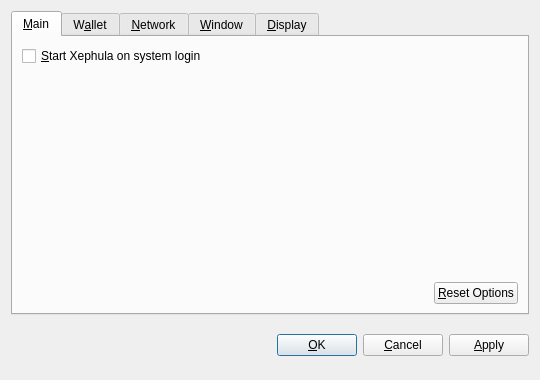
<?xml version="1.0" encoding="UTF-8"?>
<ui version="4.0">
 <class>OptionsDialog</class>
 <widget class="QDialog" name="OptionsDialog">
  <property name="geometry">
   <rect>
    <x>0</x>
    <y>0</y>
    <width>540</width>
    <height>380</height>
   </rect>
  </property>
  <property name="windowTitle">
   <string>Options</string>
  </property>
  <property name="modal">
   <bool>true</bool>
  </property>
  <layout class="QVBoxLayout" name="verticalLayout">
   <item>
    <widget class="QTabWidget" name="tabWidget">
     <property name="tabPosition">
      <enum>QTabWidget::North</enum>
     </property>
     <property name="currentIndex">
      <number>0</number>
     </property>
     <widget class="QWidget" name="tabMain">
      <attribute name="title">
       <string>&amp;Main</string>
      </attribute>
      <layout class="QVBoxLayout" name="verticalLayout_Main">
       <item>
        <widget class="QCheckBox" name="bitcoinAtStartup">
         <property name="toolTip">
          <string>Automatically start Xephula after logging in to the system.</string>
         </property>
         <property name="text">
          <string>&amp;Start Xephula on system login</string>
         </property>
        </widget>
       </item>
       <item>
        <spacer name="verticalSpacer_Main">
         <property name="orientation">
          <enum>Qt::Vertical</enum>
         </property>
         <property name="sizeHint" stdset="0">
          <size>
           <width>20</width>
           <height>40</height>
          </size>
         </property>
        </spacer>
       </item>
       <item>
        <layout class="QHBoxLayout" name="horizontalLayout_2_Main">
         <item>
          <spacer name="horizontalSpacer_2_Main">
           <property name="orientation">
            <enum>Qt::Horizontal</enum>
           </property>
           <property name="sizeHint" stdset="0">
            <size>
             <width>40</width>
             <height>20</height>
            </size>
           </property>
          </spacer>
         </item>
         <item>
          <widget class="QPushButton" name="resetButton">
           <property name="toolTip">
            <string>Reset all client options to default.</string>
           </property>
           <property name="text">
            <string>&amp;Reset Options</string>
           </property>
           <property name="autoDefault">
            <bool>false</bool>
           </property>
          </widget>
         </item>
        </layout>
       </item>
      </layout>
     </widget>
     <widget class="QWidget" name="tabWallet">
      <attribute name="title">
       <string>W&amp;allet</string>
      </attribute>
      <layout class="QVBoxLayout" name="verticalLayout_Network">
       <item>
        <widget class="QLabel" name="transactionFeeInfoLabel">
         <property name="text">
          <string>Optional transaction fee per kB that helps make sure your transactions are processed quickly. Most transactions are 1 kB.</string>
         </property>
         <property name="textFormat">
          <enum>Qt::PlainText</enum>
         </property>
         <property name="wordWrap">
          <bool>true</bool>
         </property>
        </widget>
       </item>
       <item>
        <layout class="QHBoxLayout" name="horizontalLayout_1_Main">
         <item>
          <widget class="QLabel" name="transactionFeeLabel">
           <property name="text">
            <string>Pay transaction &amp;fee</string>
           </property>
           <property name="textFormat">
            <enum>Qt::PlainText</enum>
           </property>
           <property name="buddy">
            <cstring>transactionFee</cstring>
           </property>
          </widget>
         </item>
         <item>
          <widget class="BitcoinAmountField" name="transactionFee"/>
         </item>
         <item>
          <spacer name="horizontalSpacer_1_Main">
           <property name="orientation">
            <enum>Qt::Horizontal</enum>
           </property>
           <property name="sizeHint" stdset="0">
            <size>
             <width>40</width>
             <height>20</height>
            </size>
           </property>
          </spacer>
         </item>
        </layout>
       </item>
       <item>
        <widget class="QLabel" name="label">
         <property name="text">
          <string>If you disable the spending of unconfirmed change, the change from a transaction cannot be used until that transaction has at least one confirmation. This also affects how your balance is computed.</string>
         </property>
         <property name="wordWrap">
          <bool>true</bool>
         </property>
        </widget>
       </item>
       <item>
        <widget class="QCheckBox" name="spendZeroConfChange">
         <property name="text">
          <string>Spend unconfirmed change  (experts only)</string>
         </property>
        </widget>
       </item>
       <item>
        <spacer name="verticalSpacer">
         <property name="orientation">
          <enum>Qt::Vertical</enum>
         </property>
         <property name="sizeHint" stdset="0">
          <size>
           <width>20</width>
           <height>40</height>
          </size>
         </property>
        </spacer>
       </item>
      </layout>
     </widget>
     <widget class="QWidget" name="tabNetwork">
      <attribute name="title">
       <string>&amp;Network</string>
      </attribute>
      <layout class="QVBoxLayout" name="verticalLayout_Network">
       <item>
        <widget class="QCheckBox" name="mapPortUpnp">
         <property name="toolTip">
          <string>Automatically open the Xephula client port on the router. This only works when your router supports UPnP and it is enabled.</string>
         </property>
         <property name="text">
          <string>Map port using &amp;UPnP</string>
         </property>
        </widget>
       </item>
       <item>
        <widget class="QCheckBox" name="connectSocks">
         <property name="toolTip">
          <string>Connect to the Xephula network through a SOCKS proxy (e.g. when connecting through Tor).</string>
         </property>
         <property name="text">
          <string>&amp;Connect through SOCKS proxy:</string>
         </property>
        </widget>
       </item>
       <item>
        <layout class="QHBoxLayout" name="horizontalLayout_Network">
         <item>
          <widget class="QLabel" name="proxyIpLabel">
           <property name="text">
            <string>Proxy &amp;IP:</string>
           </property>
           <property name="textFormat">
            <enum>Qt::PlainText</enum>
           </property>
           <property name="buddy">
            <cstring>proxyIp</cstring>
           </property>
          </widget>
         </item>
         <item>
          <widget class="QValidatedLineEdit" name="proxyIp">
           <property name="maximumSize">
            <size>
             <width>140</width>
             <height>16777215</height>
            </size>
           </property>
           <property name="toolTip">
            <string>IP address of the proxy (e.g. 127.0.0.1)</string>
           </property>
          </widget>
         </item>
         <item>
          <widget class="QLabel" name="proxyPortLabel">
           <property name="text">
            <string>&amp;Port:</string>
           </property>
           <property name="textFormat">
            <enum>Qt::PlainText</enum>
           </property>
           <property name="buddy">
            <cstring>proxyPort</cstring>
           </property>
          </widget>
         </item>
         <item>
          <widget class="QLineEdit" name="proxyPort">
           <property name="maximumSize">
            <size>
             <width>55</width>
             <height>16777215</height>
            </size>
           </property>
           <property name="toolTip">
            <string>Port of the proxy (e.g. 9050)</string>
           </property>
          </widget>
         </item>
         <item>
          <widget class="QLabel" name="socksVersionLabel">
           <property name="text">
            <string>SOCKS &amp;Version:</string>
           </property>
           <property name="textFormat">
            <enum>Qt::PlainText</enum>
           </property>
           <property name="buddy">
            <cstring>socksVersion</cstring>
           </property>
          </widget>
         </item>
         <item>
          <widget class="QValueComboBox" name="socksVersion">
           <property name="toolTip">
            <string>SOCKS version of the proxy (e.g. 5)</string>
           </property>
          </widget>
         </item>
         <item>
          <spacer name="horizontalSpacer_Network">
           <property name="orientation">
            <enum>Qt::Horizontal</enum>
           </property>
           <property name="sizeHint" stdset="0">
            <size>
             <width>40</width>
             <height>20</height>
            </size>
           </property>
          </spacer>
         </item>
        </layout>
       </item>
       <item>
        <spacer name="verticalSpacer_Network">
         <property name="orientation">
          <enum>Qt::Vertical</enum>
         </property>
         <property name="sizeHint" stdset="0">
          <size>
           <width>20</width>
           <height>40</height>
          </size>
         </property>
        </spacer>
       </item>
      </layout>
     </widget>
     <widget class="QWidget" name="tabWindow">
      <attribute name="title">
       <string>&amp;Window</string>
      </attribute>
      <layout class="QVBoxLayout" name="verticalLayout_Window">
       <item>
        <widget class="QCheckBox" name="minimizeToTray">
         <property name="toolTip">
          <string>Show only a tray icon after minimizing the window.</string>
         </property>
         <property name="text">
          <string>&amp;Minimize to the tray instead of the taskbar</string>
         </property>
        </widget>
       </item>
       <item>
        <widget class="QCheckBox" name="minimizeOnClose">
         <property name="toolTip">
          <string>Minimize instead of exit the application when the window is closed. When this option is enabled, the application will be closed only after selecting Quit in the menu.</string>
         </property>
         <property name="text">
          <string>M&amp;inimize on close</string>
         </property>
        </widget>
       </item>
       <item>
        <spacer name="verticalSpacer_Window">
         <property name="orientation">
          <enum>Qt::Vertical</enum>
         </property>
         <property name="sizeHint" stdset="0">
          <size>
           <width>20</width>
           <height>40</height>
          </size>
         </property>
        </spacer>
       </item>
      </layout>
     </widget>
     <widget class="QWidget" name="tabDisplay">
      <attribute name="title">
       <string>&amp;Display</string>
      </attribute>
      <layout class="QVBoxLayout" name="verticalLayout_Display">
       <item>
        <layout class="QHBoxLayout" name="horizontalLayout_1_Display">
         <item>
          <widget class="QLabel" name="langLabel">
           <property name="text">
            <string>User Interface &amp;language:</string>
           </property>
           <property name="textFormat">
            <enum>Qt::PlainText</enum>
           </property>
           <property name="buddy">
            <cstring>lang</cstring>
           </property>
          </widget>
         </item>
         <item>
          <widget class="QValueComboBox" name="lang">
           <property name="toolTip">
            <string>The user interface language can be set here. This setting will take effect after restarting Xephula.</string>
           </property>
          </widget>
         </item>
        </layout>
       </item>
       <item>
        <layout class="QHBoxLayout" name="horizontalLayout_2_Display">
         <item>
          <widget class="QLabel" name="unitLabel">
           <property name="text">
            <string>&amp;Unit to show amounts in:</string>
           </property>
           <property name="textFormat">
            <enum>Qt::PlainText</enum>
           </property>
           <property name="buddy">
            <cstring>unit</cstring>
           </property>
          </widget>
         </item>
         <item>
          <widget class="QValueComboBox" name="unit">
           <property name="toolTip">
            <string>Choose the default subdivision unit to show in the interface and when sending coins.</string>
           </property>
          </widget>
         </item>
        </layout>
       </item>
       <item>
        <widget class="QCheckBox" name="displayAddresses">
         <property name="toolTip">
          <string>Whether to show Xephula addresses in the transaction list or not.</string>
         </property>
         <property name="text">
          <string>&amp;Display addresses in transaction list</string>
         </property>
        </widget>
       </item>
       <item>
        <widget class="QCheckBox" name="coinControlFeatures">
         <property name="toolTip">
          <string>Whether to show coin control features or not.</string>
         </property>
         <property name="text">
          <string>Display coin &amp;control features (experts only!)</string>
         </property>
        </widget>
       </item>
       <item>
        <spacer name="verticalSpacer_Display">
         <property name="orientation">
          <enum>Qt::Vertical</enum>
         </property>
         <property name="sizeHint" stdset="0">
          <size>
           <width>20</width>
           <height>40</height>
          </size>
         </property>
        </spacer>
       </item>
      </layout>
     </widget>
    </widget>
   </item>
   <item>
    <layout class="QHBoxLayout" name="horizontalLayout_Buttons">
     <item>
      <spacer name="horizontalSpacer_1">
       <property name="orientation">
        <enum>Qt::Horizontal</enum>
       </property>
       <property name="sizeHint" stdset="0">
        <size>
         <width>40</width>
         <height>48</height>
        </size>
       </property>
      </spacer>
     </item>
     <item>
      <widget class="QLabel" name="statusLabel">
       <property name="font">
        <font>
         <weight>75</weight>
         <bold>true</bold>
        </font>
       </property>
       <property name="text">
        <string/>
       </property>
       <property name="textFormat">
        <enum>Qt::PlainText</enum>
       </property>
       <property name="wordWrap">
        <bool>true</bool>
       </property>
      </widget>
     </item>
     <item>
      <spacer name="horizontalSpacer_2">
       <property name="orientation">
        <enum>Qt::Horizontal</enum>
       </property>
       <property name="sizeHint" stdset="0">
        <size>
         <width>40</width>
         <height>48</height>
        </size>
       </property>
      </spacer>
     </item>
     <item>
      <widget class="QPushButton" name="okButton">
       <property name="text">
        <string>&amp;OK</string>
       </property>
      </widget>
     </item>
     <item>
      <widget class="QPushButton" name="cancelButton">
       <property name="text">
        <string>&amp;Cancel</string>
       </property>
       <property name="autoDefault">
        <bool>false</bool>
       </property>
      </widget>
     </item>
     <item>
      <widget class="QPushButton" name="applyButton">
       <property name="text">
        <string>&amp;Apply</string>
       </property>
       <property name="autoDefault">
        <bool>false</bool>
       </property>
      </widget>
     </item>
    </layout>
   </item>
  </layout>
 </widget>
 <customwidgets>
  <customwidget>
   <class>BitcoinAmountField</class>
   <extends>QSpinBox</extends>
   <header>bitcoinamountfield.h</header>
  </customwidget>
  <customwidget>
   <class>QValueComboBox</class>
   <extends>QComboBox</extends>
   <header>qvaluecombobox.h</header>
  </customwidget>
  <customwidget>
   <class>QValidatedLineEdit</class>
   <extends>QLineEdit</extends>
   <header>qvalidatedlineedit.h</header>
  </customwidget>
 </customwidgets>
 <resources/>
 <connections/>
</ui>
